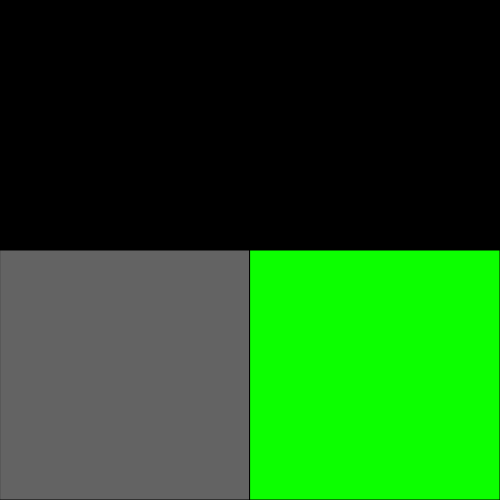
Frame 1 (no input)
Frame 60 (no input): identical to frame 1, image omitted
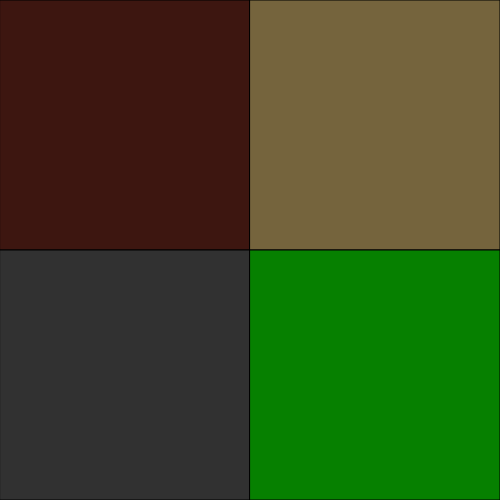
Frame 120 (the mouse pressed at the canvas centre since frame 60)

The p5.js sketch that drew these frames (run headless with seeded random() and noise() and a simulated clock; from frame 60 on, the mouse is pressed at the canvas centre):

// p5.js sketch
// ── sketch.js
function setup() {
createCanvas(500, 500);
}

function draw() {
background(0);
var mouse1 = map(mouseX, 0, width, 0, 255);
var mouse2 = map(mouseY, 0, height, 0, 255);
var mouse3 = map(mouseX, 0, width, 255, 0);
var mouse4 = map(mouseY, 0, width, 255, 0);

var color1 = color(123, 45, 32, mouse1);
var color2 = color(234, 200, 123, mouse2);
var color3 = color(99, 99, 99, mouse3);
var color4 = color(12, 255, 0, mouse4);

fill(color1);
rect(0, 0, width/2, height/2);

fill(color2);
rect(width/2, 0, width/2, height/2);

fill(color3);
rect(0, height/2, width/2, height/2);

fill(color4);
rect(width/2, height/2, width/2, height/2);
}
